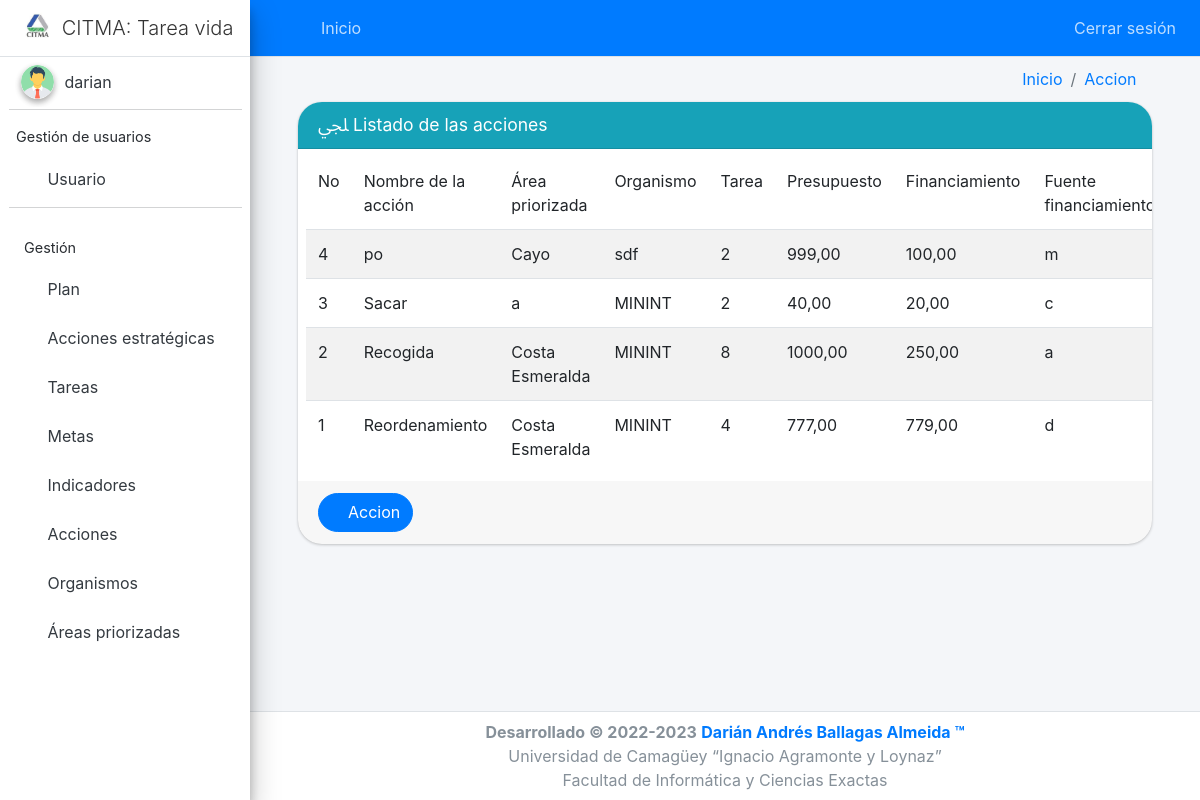
/accion/list/ (signed in), run on the app's committed database.
### apps/user/models.py (models this page shows, shortened)
class Usuario(AbstractUser):
    role = models.CharField(max_length=50, choices=(
        ('client', 'Cliente'),
        ('admin', 'Administrador'),
        ('jefe_proyecto', 'Jefe de Proyecto'),
    ), verbose_name='Rol', null=True, blank=True, default='client')
    REQUIRED_FIELDS = ['role']

### apps/sigma_metas/models.py (models this page shows, shortened)
class Accion(models.Model):
    nombre = models.CharField(max_length=200, verbose_name='Nombre de la Acción')
    area_id = models.ForeignKey('AreaPriorizada', on_delete=models.CASCADE, verbose_name='Áreas Priorizadas')
    organismo_id = models.ForeignKey('Organismo', on_delete=models.CASCADE, verbose_name='Organismo')
    tarea_id = models.ForeignKey('Tarea', on_delete=models.CASCADE, verbose_name='Tarea')
    presupuesto = models.DecimalField(max_digits=9, decimal_places=2, default=0,
                                      validators=[MinValueValidator(0, message='El importe debe ser positivo')],
                                      verbose_name='Presupuesto')
    financiamiento = models.DecimalField(max_digits=9, decimal_places=2, default=0,
                                         validators=[MinValueValidator(0, message='El importe debe ser positivo')],
                                         verbose_name='Financiamiento')
    fuente_financimiento = models.CharField(max_length=200, verbose_name='Fuente de financiamiento')
    estado = models.CharField(max_length=15, choices=Estado_Choices, verbose_name='Estado de la acción')
    observacion = models.CharField(max_length=500, verbose_name='Observaciones')
    class Meta:
        db_table = 'TB_Accion'
        default_permissions = []
        permissions = ()
        ordering = ['-id']

class AreaPriorizada(models.Model):
    nombre = models.CharField(max_length=200, verbose_name='Nombre del Área')
    descripcion = models.TextField(max_length=500, verbose_name='Descripción del área')
    def __str__(self):
        return self.nombre
    class Meta:
        db_table = 'TB_Area'
        default_permissions = []
        permissions = ()
        ordering = ['-id']

class Organismo(models.Model):
    nombre = models.CharField(max_length=200, verbose_name='Nombre del Organismo')
    descripcion = models.TextField(max_length=500, blank = True, verbose_name='Descripción del organismo')
    def __str__(self):
        return self.nombre
    class Meta:
        db_table = 'TB_Organismo'
        default_permissions = []
        permissions = ()
        ordering = ['-id']

class Tarea(models.Model):
    nombre = models.CharField(max_length=200, verbose_name='Nombre de la Tarea')
    descripcion = models.TextField(max_length=500, verbose_name='Descripción de la tarea')
    def __str__(self):
        return self.nombre
    class Meta:
        db_table = 'TB_Tarea'
        default_permissions = []
        permissions = ()
        ordering = ['-id']

### apps/sigma_metas/views/accion.py (the view)
# urls.py: path('accion/list/',AccionListView.as_view(), name='accion_list'),
class AccionListView(LoginRequiredMixin,ListView):
    model = Accion
    template_name = 'accion/accion_list.html'
    queryset = Accion.objects.all()
    success_url = reverse_lazy('sigma:accion_list')
    def get_context_data(self, **kwargs):
        context = super().get_context_data(**kwargs)
        context['create_url'] = reverse_lazy('sigma:accion_create')
        context['entity'] = 'Accion'
        context['title'] = 'Listado de las acciones'
        return context

### apps/sigma_metas/templates/accion/accion_list.html (shortened to what this page needs)
{% extends 'base_list.html' %}
{% load static %}
{% block columns %}
    <td>No</td>
    <td>Nombre de la acción</td>
    <td>Área priorizada</td>
    <td>Organismo</td>
    <td>Tarea</td>
    <td>Presupuesto</td>
    <td>Financiamiento</td>
    <td>Fuente financiamiento</td>
{% endblock %}
{% block rows %}
    {% if object_list %}
        {% for obj in object_list %}
            <tr>
                <td>{{ obj.pk }}</td>
                <td>{{ obj.nombre }}</td>
                {% if obj.area_id is not None %}
                <td>{{ obj.area_id }}</td>
                {% else %}
                <td>No tiene area priorizada</td>
                {% endif %}
                {% if obj.organismo_id is not None %}
                <td>{{ obj.organismo_id }}</td>
                {% else %}
                <td>No tiene organismos</td>
                {% endif %}
                {% if obj.tarea_id is not None %}
                <td>{{ obj.tarea_id }}</td>
                {% else %}
                <td>No responde a ninguna tarea</td>
                {% endif %}
                <td>{{ obj.presupuesto }}</td>
                <td>{{ obj.financiamiento }}</td>
                <td>{{ obj.fuente_financimiento }}</td>
            </tr>
        {% endfor %}
    {% else %}
        <tr>
            <td> No hay datos para mostrar</td>
        </tr>
    {% endif %}
{% endblock %}

### templates/base_list.html (shortened to what this page needs)
{% extends 'body.html' %}
{% load widget_tweaks %}
{% load static %}
{% block content %}
    <div class="card card-info circular m-0">
        <div class="card-header circular-top">
            <h3 class="card-title">
                <i class="mdi mdi-format-list-bulleted-square mdi-18px"></i>
                {{ title }}
            </h3>
        </div>
        <div class="card-body table-responsive p-2" style="min-height: 325px;">
            <table id="listTable" class="table  table-striped w3-hoverable-light">
                <thead>
                {% block columns %}
                {% endblock %}
                </thead>
                <tbody id="tbody">
                {% block rows %}
                {% endblock %}
                </tbody>
            </table>
        </div>
        {% block buttons_list %}
            <div class="card-footer circular-bottom">
                <a href="{{ create_url }}" class="btn btn-primary btnAdd circular">
                    <i class="mdi mdi-plus"></i>  {{ entity }}
                </a>
            </div>
        {% endblock %}
    </div>
{% endblock %}

### templates/body.html (shortened to what this page needs)
{% extends 'base.html' %}
{% block body %}
    <body class="hold-transition sidebar-mini layout-fixed">
    <div class="wrapper">
        {% include 'header.html' %}
        {% include 'sidebar.html' %}
        <div class="content-wrapper">
            {% block content_header %}
                <div class="content-header py-2">
                    <div class="container-fluid">
                        <div class="row">
                            <div class="col-sm-6">
                            </div>
                            <div class="col-sm-6">
                                <ol class="breadcrumb float-sm-right pr-lg-5">
                                    <li class="breadcrumb-item"><a href="{% url 'index' %}">Inicio</a></li>
                                    <li class="breadcrumb-item"><a href="{{ list_url }}">{{ entity }}</a></li>
                                </ol>
                            </div>
                        </div>
                    </div>
                </div>
            {% endblock %}
            <div class="content px-0">
                <div class="container-fluid px-lg-5">
                    {% block content %}
                    {% endblock %}
                </div>
            </div>
        </div>
        {% include 'footer.html' %}
    </div>
    </body>
{% endblock %}

### templates/base.html (shortened to what this page needs)
{% load static %}
<!DOCTYPE html>
<html lang="es">
<head>
    <link rel="stylesheet" href="{% static 'lib/material-icons/css/icons.min.css' %}">
    <link rel="stylesheet" href="{% static 'lib/admin-lte3/css/adminlte.min.css' %}">
    <link rel="stylesheet" href="{% static 'lib/sweetalert2/sweetalert2.min.css' %}">
    <link rel="stylesheet" href="{% static 'lib/jquery-confirm-v3.3.4/jquery-confirm.min.css' %}">
    <link rel="stylesheet" href="{% static 'css/mystyle.css' %}">
</head>
{% block body %}
{% endblock %}
</html>

### templates/header.html (shortened to what this page needs)
<nav class="main-header navbar navbar-expand navbar-dark navbar-primary" id="header">
    <ul class="navbar-nav">
        <li class="nav-item">
            <a class="nav-link" data-widget="pushmenu" href="#" role="button"><i class="mdi mdi-menu mdi-18px"></i></a>
        </li>
        <li class="nav-item">
            <a href="{% url 'index' %}" class="nav-link pl-0"><i
                    class="mdi mdi-home d-sm-inline-block pl-0 pr-0"></i>
                <span class=" d-none d-sm-inline-block"> Inicio</span>
            </a>
        </li>
    </ul>
    <ul class="navbar-nav ml-auto">
        <li class="nav-item">
            {% if request.user.is_authenticated %}
                <a class="nav-link" href="{% url 'logout' %}">
                    <i class="mdi mdi-power" aria-hidden="true"></i>
                Cerrar sesión
                </a>
            {% else %}
                <a class="nav-link" href="{% url 'login' %}">
                    <i class="mdi mdi-login" aria-hidden="true"></i>
                Iniciar sesión
                </a>
            {% endif %}
        </li>
    </ul>
</nav>

### templates/sidebar.html (shortened to what this page needs)
{% load static %}
<aside class="main-sidebar sidebar-light-primary elevation-4">
    <a href="#" class="brand-link">
        <img src="{% static 'img/citma_logo.jpeg' %}"
             alt="AdminLTE Logo"
             class="brand-image img-circle"
             style="opacity: .8">
        <span class="brand-text font-weight-light">CITMA: Tarea vida</span>
    </a>
    <div class="sidebar">
        {% if request.user.is_authenticated %}
            <div class="user-panel py-2  d-flex">
                <div class="image">
                    <img src="{% if request.user.get_image %}{{ request.user.get_image }}
                            {% else %}{% static 'img/user2.png' %}{% endif %}"
                         class="img-circle elevation-2" alt="User Image">
                </div>
                <div class="info">
                    <a href="#" class="d-block">{{ request.user.username }}</a>
                </div>
            </div>
            <div class="rayita-light"></div>
            <nav class="mt-2">
                <ul class="nav nav-pills nav-sidebar flex-column" data-widget="treeview" role="menu"
                    data-accordion="false">
                    {% if request.user.role == 'admin' %}
                        <li class="nav-header">Gestión de usuarios</li>
                        <li class="nav-item">
                            <a href="{% url 'user:user_list' %}" class="nav-link incidencia-sidebar">
                                <i class="nav-icon mdi mdi-circle "></i>
                                <p>
                                    Usuario
                                </p>
                            </a>
                        </li>
                        <div class="rayita-light"></div>
                    {% endif %}
                    <li class="nav-header" href="{% url 'sigma:plan_list' %}" >Gestión</li>
                    <li class="nav-item">
                        <a href="{% url 'sigma:plan_list' %}" class="nav-link incidencia-sidebar">
                            <i class="nav-icon mdi mdi-circle "></i>
                            <p>
                                Plan
                            </p>
                        </a>
                    </li>
                    <li class="nav-item">
                        <a href="{% url 'sigma:accion_estrategica_list' %}" class="nav-link incidencia-sidebar">
                            <i class="nav-icon mdi mdi-circle "></i>
                            <p>
                                Acciones estratégicas
                            </p>
                        </a>
                    </li>
                    <li class="nav-item">
                        <a href="{% url 'sigma:tarea_list' %}" class="nav-link incidencia-sidebar">
                            <i class="nav-icon mdi mdi-circle "></i>
                            <p>
                                Tareas
                            </p>
                        </a>
                    </li>
                    <li class="nav-item">
                        <a href="{% url 'sigma:meta_list' %}" class="nav-link incidencia-sidebar">
                            <i class="nav-icon mdi mdi-circle "></i>
                            <p>
                                Metas
                            </p>
                        </a>
                    </li>
                    <li class="nav-item">
                        <a href="{% url 'sigma:indicador_list' %}" class="nav-link incidencia-sidebar">
                            <i class="nav-icon mdi mdi-circle "></i>
                            <p>
                                Indicadores
                            </p>
                        </a>
                    </li>
                    <li class="nav-item">
                        <a href="{% url 'sigma:accion_list' %}" class="nav-link incidencia-sidebar">
                            <i class="nav-icon mdi mdi-circle "></i>
                            <p>
                                Acciones
                            </p>
                        </a>
                    </li>
                    <li class="nav-item">
                        <a href="{% url 'sigma:organismo_list' %}" class="nav-link incidencia-sidebar">
                            <i class="nav-icon mdi mdi-circle "></i>
                            <p>
                                Organismos
                            </p>
                        </a>
                    </li>
                    <li class="nav-item">
                        <a href="{% url 'sigma:area_list' %}" class="nav-link incidencia-sidebar">
                            <i class="nav-icon mdi mdi-circle "></i>
                            <p>
                            Áreas priorizadas
                            </p>
                        </a>
                    </li>
                </ul>
            </nav>
        {% endif %}
    </div>
</aside>

### templates/footer.html (shortened to what this page needs)
{% load static %}
<footer class="main-footer p-2 text-center user-select-none">
    <strong>Desarrollado &copy; <span id="year"></span></strong>
    <strong><a href="#">Darián Andrés Ballagas Almeida ™</a></strong>
    <br>
    Universidad de Camagüey “Ignacio Agramonte y Loynaz”
    <br>
    Facultad de Informática y Ciencias Exactas
</footer>

### static/css/mystyle.css (style rules this page uses)
.user-select-none { -webkit-user-select: none !important; -moz-user-select: none !important; user-select: none !important; }
.circular-top { border-top-left-radius: 1.5rem !important; border-top-right-radius: 1.5rem !important; }
.circular-bottom { border-bottom-right-radius: 1.5rem !important; border-bottom-left-radius: 1.5rem !important; }
.circular, input[type='search'], .dropdown-menu, .daterangepicker, span.select2-dropdown, li.select2-results__option, div.calendar-table table.table-condensed tbody tr td, div.bs-searchbox > *, div.jconfirm-box { border-radius: 1.5rem !important; }
a.nav-link { border-radius: 0 2rem 2rem 0 !important; }
a.brand-link img { margin-left: .5rem; }
.main-sidebar { width: 250px; }
.rayita, .rayita-light { margin: 2px 0 2px 1px; }
.rayita-light { border-top: 1px solid #d3d4d5; }

### data on the page
Usuario: user.username "darian"
Accion: pk "4", nombre "po", area_id "Cayo", organismo_id "sdf", tarea_id "2", presupuesto "999,00", financiamiento "100,00", fuente_financimiento "m"
Accion: pk "3", nombre "Sacar", area_id "a", organismo_id "MININT", tarea_id "2", presupuesto "40,00", financiamiento "20,00", fuente_financimiento "c"
Accion: pk "2", nombre "Recogida", area_id "Costa Esmeralda", organismo_id "MININT", tarea_id "8", presupuesto "1000,00", financiamiento "250,00", fuente_financimiento "a"
Accion: pk "1", nombre "Reordenamiento", area_id "Costa Esmeralda", organismo_id "MININT", tarea_id "4", presupuesto "777,00", financiamiento "779,00", fuente_financimiento "d"

### other printed values
{{ entity }} "Accion"
{{ title }} "Listado de las acciones"
